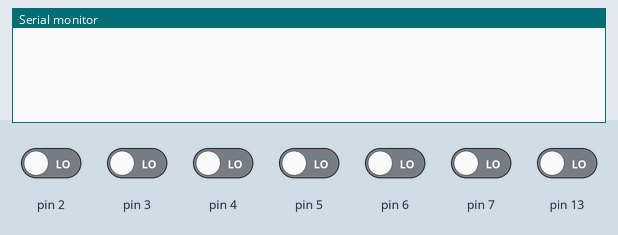
This sketch was run on a simulated Arduino Uno, built with avr-gcc and run on an emulated ATmega328P. Parts: the last lines printed to the serial monitor. The test bench sets the inputs (shaded band); at power-on: pin 2–7, pin 13 LOW.

Above: at 1.2 s.
1.3 s: pin 13 driven HIGH
At 2.3 s:
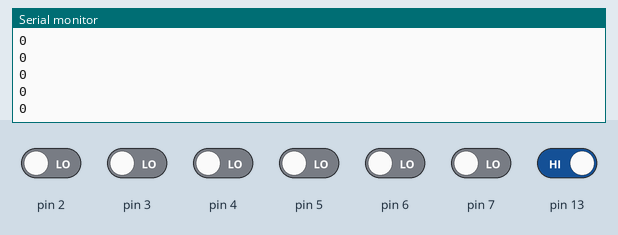
3.2 s: pin 2 driven HIGH
At 4.2 s:
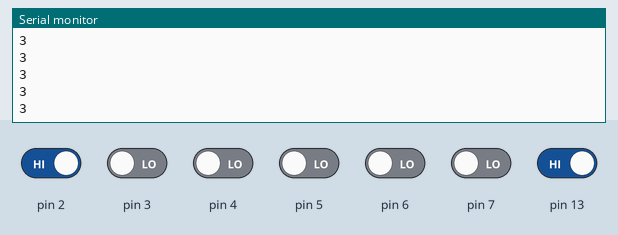
4.7 s: pin 3 driven HIGH
At 5.2 s:
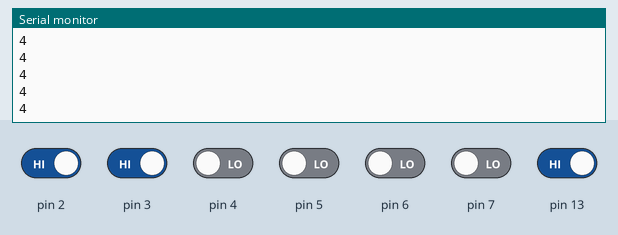
6.2 s: pin 4 driven HIGH
At 7.3 s:
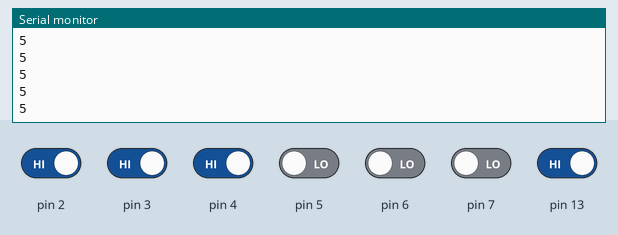
7.7 s: pin 5 driven HIGH
At 8.4 s:
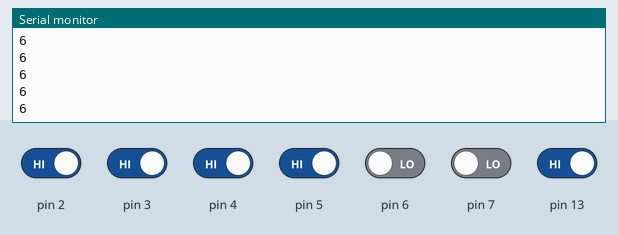
Timing chart, 0 to 9.1 s (numbered marks = the images above; inputs shaded):
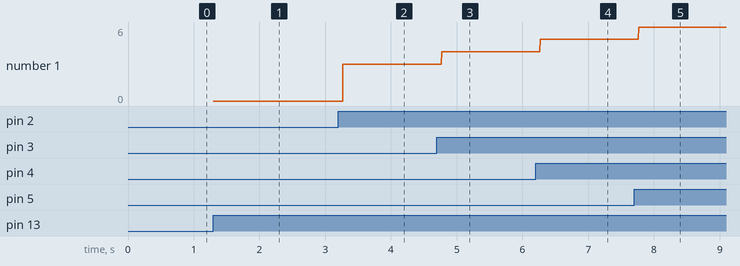

The sketch:

SlaveM1.ino
```cpp
void setup()
{
  int i;
  for(i=2;i<8;i++)
    pinMode(i,INPUT);
  pinMode(13,INPUT);
  Serial.begin(9600);
}

void loop()
{
  int m1[5],i;
  int flag=digitalRead(13);
  if(flag)
  {
    for(i=0;i<6;i++)
      m1[i]=digitalRead(i+2);
    int m=m1[0]*32+m1[1]*16+m1[2]*8+m1[3]*4+m1[4]*2+m1[5];
    int min1=(m/10)%10;
    Serial.println(min1);
  }
}
```

Measured:
- after the input at 1.3 s, the serial monitor: prints a new line at once (image 1)
- after the input at 3.2 s, the serial monitor: prints a new line after 0.07 s (image 2)
- after the input at 4.7 s, the serial monitor: prints a new line after 0.07 s (image 3)
- after the input at 6.2 s, the serial monitor: prints a new line after 0.07 s (image 4)
- after the input at 7.7 s, the serial monitor: prints a new line after 0.07 s (image 5)
- plotted number 1: 0 → 3 after the input at 3.2 s, 3 → 4 after the input at 4.7 s, 4 → 5 after the input at 6.2 s, 5 → 6 after the input at 7.7 s
